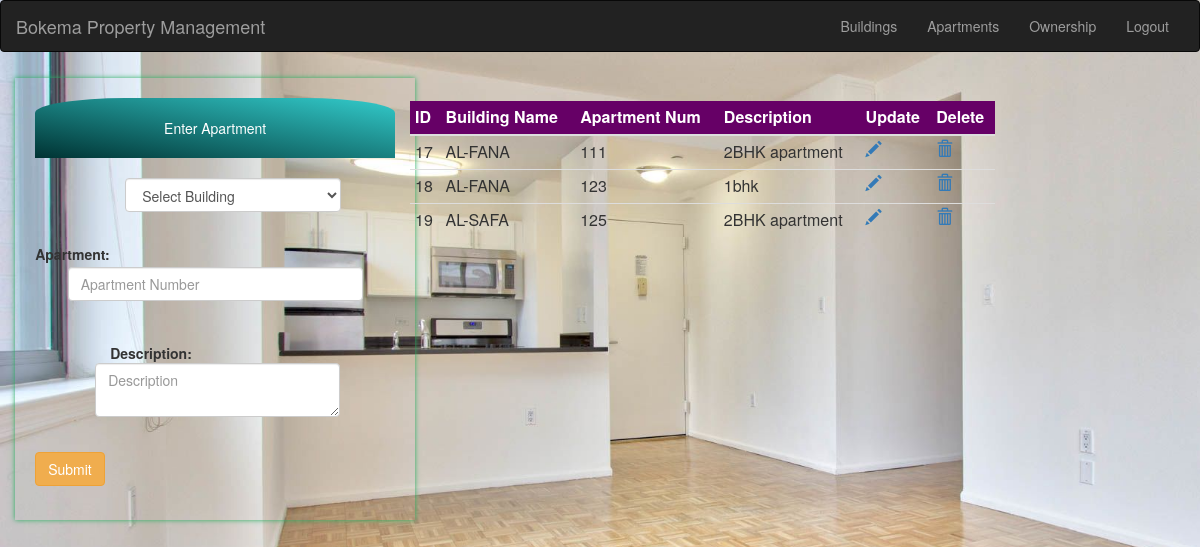
Page /apartment.php on the earlier database version.
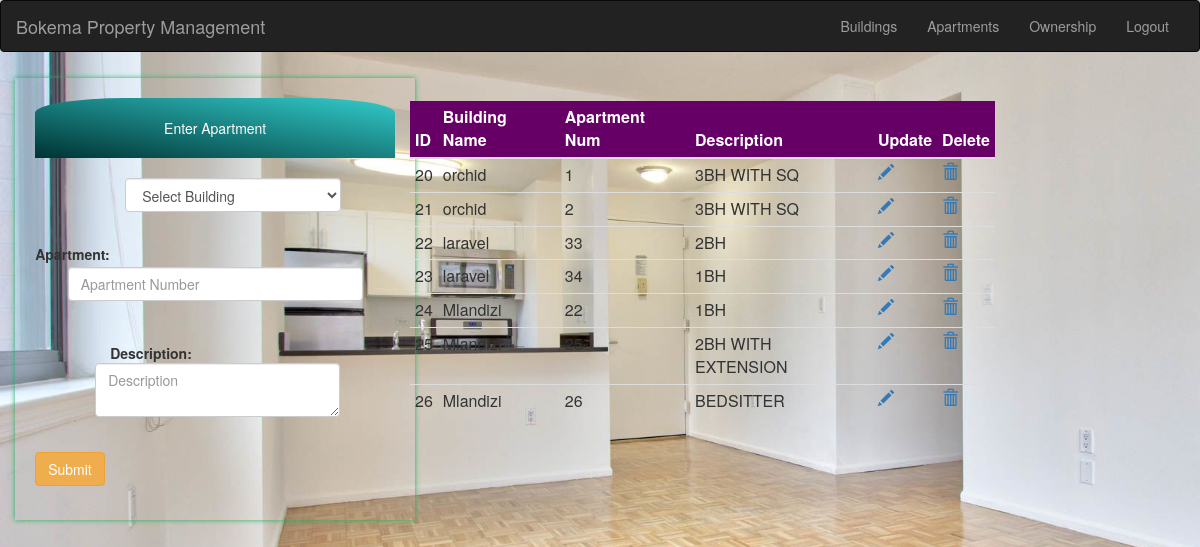
Same page on the later database version.
### tables this page shows
CREATE TABLE `apartment` (
  `id` int(11) NOT NULL,
  `bid` int(11) NOT NULL,
  `apartmentNum` int(4) NOT NULL,
  `description` varchar(200) NOT NULL
);

CREATE TABLE `building` (
  `id` int(11) NOT NULL,
  `Name` varchar(200) NOT NULL,
  `Address` varchar(500) NOT NULL,
  `Developer` varchar(200) NOT NULL
);

### apartment.php (the view, shortened to what this page needs)
<?php
$bid=$aname=$desc="";
?>
<html>
    <head>
  <link rel="stylesheet" href="https://maxcdn.bootstrapcdn.com/bootstrap/3.3.7/css/bootstrap.min.css">
</head>
    </head>
    <body style="background-image:url('img/6.jpg'); background-size: cover; background-repeat: no-repeat;"linear-gradient(to right, #3E5151 , #DECBA4);">
     <?php
     include 'anav.php';
     ?>
        <div class="row">
         <div class="col-md-4">
       <div style="width: 400px;margin-left:4%;margin-top: 1.5%;box-shadow: 0px 0px 5px #27ae60;padding:20px">
        <div style='text-align: center;padding:20px;background:  linear-gradient(To top right,#033,#3cc);color:white;border-radius: 25% 25% 0% 0%'>Enter Apartment</div>
        <form class="form-horizontal" action="apartment.php" method="post">
            <div style="padding-top: 20px;margin-left: 25%">
                <select class="form-control" style="display:inline; width: 80%;" name="building">
                     <option <?php if(!$bid){echo 'selected';}?> >Select Building</option>
                    <?php
                                include 'conn.php';
                    ?>
    ?> </select>
            </div><br>
    <div class="form-group" style="margin-top: 5px">
    <label class="control-label col-sm-1" for="apartment">Apartment:</label>
    <div class="col-sm-10" style="margin-top:30px">
        <input type="text" class="form-control" name="apartment" required="" pattern="[0-9]{3}" placeholder="Apartment Number" value="<?php echo $aname;?>"/><br>
    </div>
            </div>
            <div style="margin-left: 60px;">
            <div class="form-group" style="margin-top: 2px">
    <div class="col-sm-10" style="margin-top:0.1px">
        <label class="control-label col-sm-2" for="apartment">Description:</label>
        <textarea class="form-control" name="desc" required="" placeholder="Description" ><?php echo $desc;?></textarea><br>
    </div>
            </div>
            </div>
             <button class="btn btn-warning"col-sm-5 type="submit" name="submit" value="add">Submit</button>
        </form>
      </div>
         </div>
        <div class="col-md-6">
                <div>
        <table class="table table-hover table-condensed" style="margin-top: 5%">
            <thead style="background: #660066;color:white">
            <th>ID</th>
             <th>Building Name</th>
              <th>Apartment Num</th>
              <th>Description</th>
              <th>Update</th>
              <th>Delete</th>
            </thead>
            <tbody>
                <?php
                $sql = "SELECT apartment.id, building.Name, apartment.apartmentNum, apartment.description FROM apartment JOIN building on apartment.bid=building.id;";
                $result=mysqli_query($con,$sql);
                if($result){
                    while($row = $result->fetch_assoc()){
                ?>
                <tr>
                    <td><?php echo $row['id'];?></td>
                    <td><?php echo $row['Name'];?></td>
                    <td><?php echo $row['apartmentNum'];?></td>
                    <td><?php echo $row['description']; ?></td>
                    <td><a href="apartment.php?update=1&id=<?php echo $row['id'];?>"><span class="glyphicon glyphicon-pencil"></span></a></td>
                    <td><a href="deleteapartment.php?id=<?php echo $row['id'];?>"><span class="glyphicon glyphicon-trash"></span></a></td>
                </tr>
                <?php
                }
                }
                ?>
            </tbody>
        </table>
                </div>
    </body>
</html>

Differences in the rows shown:
no longer on this page (row unchanged): apartment: id "17", building.Name "AL-FANA", apartmentNum "111", description "2BHK apartment"
no longer on this page (row unchanged): apartment: id "18", building.Name "AL-FANA", apartmentNum "123", description "1bhk"
no longer on this page (row unchanged): apartment: id "19", building.Name "AL-SAFA", apartmentNum "125", description "2BHK apartment"
added apartment: id "20", building.Name "orchid", apartmentNum "1", description "3BH WITH SQ"
added apartment: id "21", building.Name "orchid", apartmentNum "2", description "3BH WITH SQ"
added apartment: id "22", building.Name "laravel", apartmentNum "33", description "2BH"
added apartment: id "23", building.Name "laravel", apartmentNum "34", description "1BH"
added apartment: id "24", building.Name "Mlandizi", apartmentNum "22", description "1BH"
added apartment: id "25", building.Name "Mlandizi", description "2BH WITH EXTENSION"
added apartment: id "26", building.Name "Mlandizi", apartmentNum "26", description "BEDSITTER"
